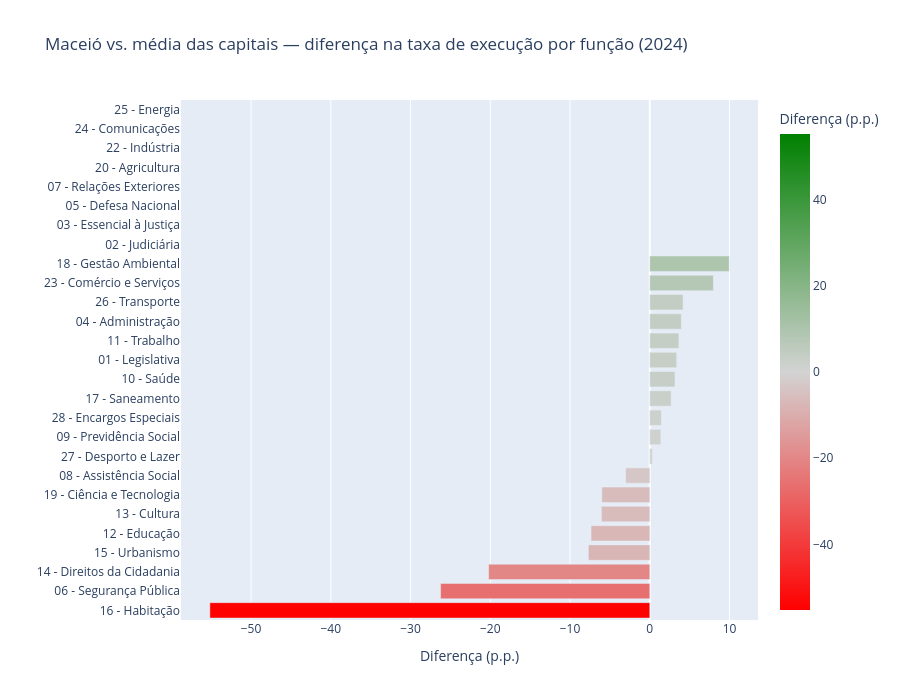

Write notebook code for a chart like this one.
### Code cell
import plotly.express as px

# Taxa de execução média das capitais, por função (todas, não só as piores)
media_por_funcao = (
    df_execucao.groupby("funcao")["taxa_execucao_pct"]
    .mean()
    .reset_index()
    .rename(columns={"taxa_execucao_pct": "media_capitais"})
)

# Recorte só de Maceió
maceio = df_execucao[df_execucao["capital"].str.contains("Maceió")][
    ["funcao", "taxa_execucao_pct"]
].rename(columns={"taxa_execucao_pct": "maceio"})

comparativo = media_por_funcao.merge(maceio, on="funcao", how="left").sort_values("funcao")
comparativo["diferenca"] = comparativo["maceio"] - comparativo["media_capitais"]

fig = px.bar(
    comparativo.sort_values("diferenca"),
    x="diferenca",
    y="funcao",
    orientation="h",
    color="diferenca",
    color_continuous_scale=["red", "lightgray", "green"],
    color_continuous_midpoint=0,
    title="Maceió vs. média das capitais — diferença na taxa de execução por função (2024)",
    labels={"diferenca": "Diferença (p.p.)", "funcao": ""},
)
fig.update_layout(height=700)
fig.show()

comparativo.sort_values("diferenca").head(10)

### Figure 1 — Plotly figure (JSON) as saved in the notebook; plotly's stock layout.template omitted (floating-point values rounded to 4 significant figures)
{"data": [{"hovertemplate": "Diferença (p.p.)=%{marker.color}<br>=%{y}<extra></extra>", "legendgroup": "", "marker": {"color": [-55.17, -26.23, -20.21, -7.7, -7.365, -6.069, -6.013, -3.027, 0.3346, 1.385, 1.452, 2.671, 3.158, 3.369, 3.655, 3.954, 4.173, 7.972, 9.95, NaN, NaN, NaN, NaN, NaN, NaN, NaN, NaN], "coloraxis": "coloraxis", "pattern": {"shape": ""}}, "name": "", "orientation": "h", "showlegend": false, "textposition": "auto", "type": "bar", "x": [-55.17, -26.23, -20.21, -7.7, -7.365, -6.069, -6.013, -3.027, 0.3346, 1.385, 1.452, 2.671, 3.158, 3.369, 3.655, 3.954, 4.173, 7.972, 9.95, NaN, NaN, NaN, NaN, NaN, NaN, NaN, NaN], "xaxis": "x", "y": ["16 - Habitação", "06 - Segurança Pública", "14 - Direitos da Cidadania", "15 - Urbanismo", "12 - Educação", "13 - Cultura", "19 - Ciência e Tecnologia", "08 - Assistência Social", "27 - Desporto e Lazer", "09 - Previdência Social", "28 - Encargos Especiais", "17 - Saneamento", "10 - Saúde", "01 - Legislativa", "11 - Trabalho", "04 - Administração", "26 - Transporte", "23 - Comércio e Serviços", "18 - Gestão Ambiental", "02 - Judiciária", "03 - Essencial à Justiça", "05 - Defesa Nacional", "07 - Relações Exteriores", "20 - Agricultura", "22 - Indústria", "24 - Comunicações", "25 - Energia"], "yaxis": "y"}], "layout": {"barmode": "relative", "coloraxis": {"autocolorscale": false, "cmid": 0, "colorbar": {"title": {"text": "Diferença (p.p.)"}}, "colorscale": [[0, "red"], [0.5, "lightgray"], [1, "green"]]}, "height": 700, "legend": {"tracegroupgap": 0}, "title": {"text": "Maceió vs. média das capitais — diferença na taxa de execução por função (2024)"}, "xaxis": {"anchor": "y", "domain": [0, 1], "title": {"text": "Diferença (p.p.)"}}, "yaxis": {"anchor": "x", "domain": [0, 1], "title": {"text": ""}}}}
